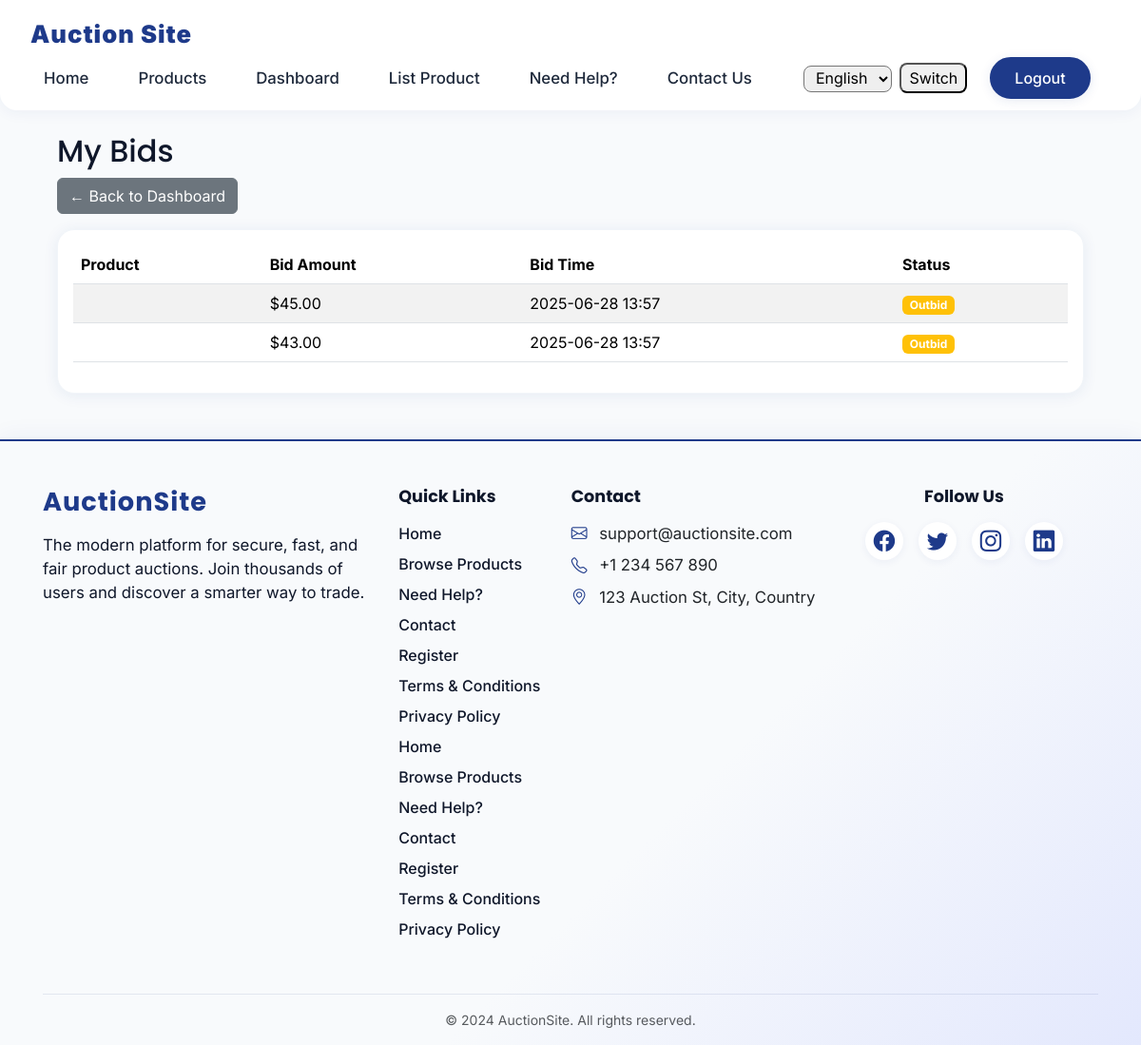
The app's page /my-bids/ (signed in) with its own data.
### auctions/models.py (models this page shows, shortened)
class Bid(models.Model):
    product = models.ForeignKey(Product, on_delete=models.CASCADE, related_name='bids')
    bidder = models.ForeignKey(User, on_delete=models.CASCADE, related_name='bids')
    bid_amount = models.DecimalField(max_digits=10, decimal_places=2)
    bid_time = models.DateTimeField(auto_now_add=True)

### auctions/views.py (the view)
# urls.py: path('my-bids/', auction_views.my_bids, name='my_bids'),
@login_required
def my_bids(request):
    bids = Bid.objects.filter(bidder=request.user).order_by('-bid_time')
    return render(request, 'auctions/my_bids.html', {'bids': bids})

### auctions/templatetags/has_profile.py (called while the page is built)
@register.filter
def has_profile(user):
    return hasattr(user, 'profile')

### auctions/templates/auctions/my_bids.html (shortened to what this page needs)
{% extends 'auctions/base.html' %}
{% block content %}
<div class="container mt-4">
    <h2>My Bids</h2>
    <a href="{% url 'vendor_dashboard' %}" class="btn btn-secondary mb-3">&larr; Back to Dashboard</a>
    <div class="card">
        <div class="card-body">
            {% if bids %}
            <table class="table table-striped">
                <thead>
                    <tr>
                        <th>Product</th>
                        <th>Bid Amount</th>
                        <th>Bid Time</th>
                        <th>Status</th>
                    </tr>
                </thead>
                <tbody>
                    {% for bid in bids %}
                    <tr>
                        <td>
                        </td>
                        <td>${{ bid.bid_amount }}</td>
                        <td>{{ bid.bid_time|date:'Y-m-d H:i' }}</td>
                        <td>
                            {% if bid.product.is_active %}
                                {% if bid.product.bids.first.bidder == bid.bidder %}
                                    <span class="badge bg-success">Winning</span>
                                {% else %}
                                    <span class="badge bg-warning">Outbid</span>
                                {% endif %}
                            {% else %}
                                {% if bid.product.bids.first.bidder == bid.bidder %}
                                    <span class="badge bg-primary">Won</span>
                                {% else %}
                                    <span class="badge bg-secondary">Lost</span>
                                {% endif %}
                            {% endif %}
                        </td>
                    </tr>
                    {% endfor %}
                </tbody>
            </table>
            {% else %}
            <p>No bids found.</p>
            {% endif %}
        </div>
    </div>
</div>
{% endblock %}

### static/css/style.css (style rules this page uses)
:root { --primary: #1E3A8A; --secondary: #F4C95D; --accent: #0F172A; --bg-light: #F8FAFC; --text-dark: #1E293B; --text-light: #F1F5F9; --success: #10B981; --warning: #F97316; --error: #EF4444; }
body { font-family: 'Inter', 'Poppins', Arial, sans-serif; background: var(--bg-light); color: var(--text-dark); margin: 0; padding: 0; min-height: 100vh; }
h1, h2, h3, h4, h5, h6 { font-family: 'Poppins', 'Inter', Arial, sans-serif; color: var(--accent); margin-top: 0; }
.card { background: #fff; border-radius: 18px; box-shadow: 0 2px 16px rgba(30,58,138,0.08); transition: transform 0.4s cubic-bezier(.4,0,.2,1), box-shadow 0.4s cubic-bezier(.4,0,.2,1); border: 1px solid #f1f5f9; overflow: hidden; }
.btn { transition: transform 0.3s cubic-bezier(.4,0,.2,1), background 0.3s cubic-bezier(.4,0,.2,1), color 0.3s cubic-bezier(.4,0,.2,1); }
.container, .container-fluid { width: 100%; padding-right: 16px; padding-left: 16px; margin-right: auto; margin-left: auto; }
.card, .glass-card { display: flex; flex-direction: column; height: 100%; }
.container { width: 100%; padding-right: 15px; padding-left: 15px; margin-right: auto; margin-left: auto; }
@media (min-width: 576px) { .container { max-width: 540px; } }
@media (min-width: 768px) { .container { max-width: 720px; } }
@media (min-width: 992px) { .container { max-width: 960px; } }
@media (min-width: 1200px) { .container { max-width: 1140px; } }
html, body { width: 100%; overflow-x: hidden; box-sizing: border-box; margin: 0; padding: 0; }
*, *:before, *:after { box-sizing: inherit; }
h1, h2, h3, h4, h5, h6 { word-break: break-word; }

### records on screen
Bid: bid_amount "45.00", bid_time "2025-06-28 13:57", shows "Outbid"
Bid: bid_amount "43.00", bid_time "2025-06-28 13:57", shows "Outbid"

### other values on screen
{{ year|default:2024 }} "2024"
